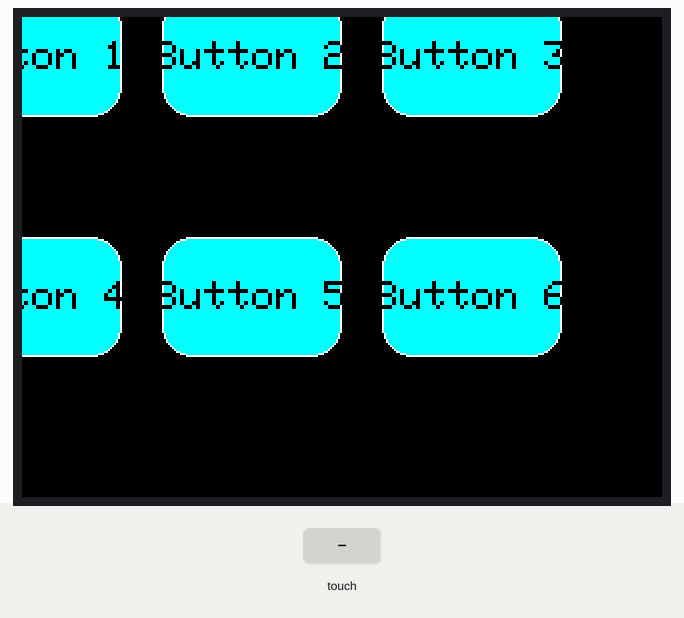
A sketch run on a simulated Arduino Uno, built with avr-gcc and run on an emulated ATmega328P. On the bench: 320×240 colour display. The inputs (shaded band) are chosen by the test bench. What the sketch prints to the serial monitor is not drawn.

Above: at 1.4 s.
1.5 s: touch panel pressed at 13 % / 10 % of its raw x / y range
At 2.5 s:
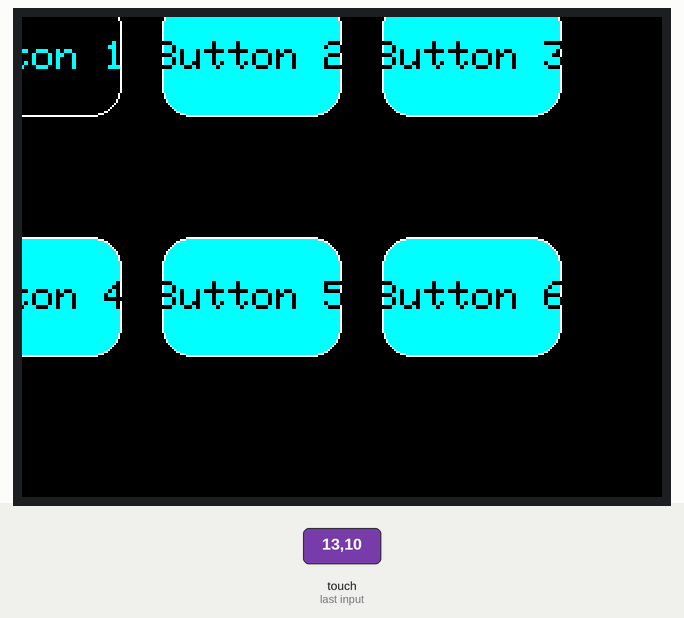
3.0 s: touch panel pressed at 62 % / 10 % of its raw x / y range
At 3.9 s:
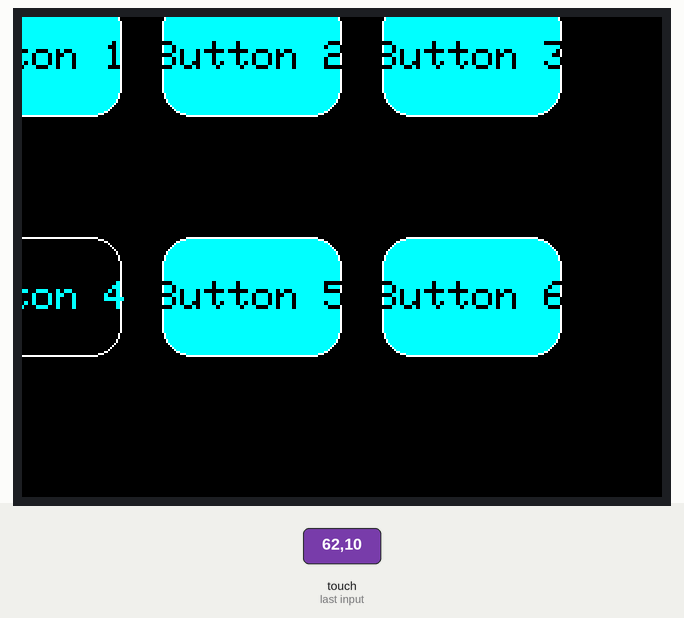
Timing chart, 0 to 6.0 s (numbered marks = the images above; inputs shaded):
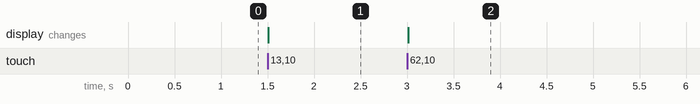

The sketch:

Arduino_StreamDeck.ino
```cpp
#include <TouchScreen.h>
#include <Adafruit_GFX.h>
#include <MCUFRIEND_kbv.h>

MCUFRIEND_kbv tft;

#define TS_MINX 100
#define TS_MINY 120
#define TS_MAXX 940
#define TS_MAXY 920

#define MINPRESSURE 10
#define MAXPRESSURE 1000
const int XP = 8, XM = A2, YP = A3, YM = 9; // Ajuste conforme a sua configuração

TouchScreen ts = TouchScreen(XP, YP, XM, YM, 300);

#define XP 8
#define XM A2
#define YP A3
#define YM 9

#define BLACK   0x0000
#define WHITE   0xFFFF
#define CYAN    0x07FF

#define BUTTON_WIDTH 90
#define BUTTON_HEIGHT 60
#define BUTTON_RADIUS 7
#define BUTTON_MARGIN 20

bool buttonState[6] = {false, false, false, false, false, false}; // Estado inicial: todos desligados

Adafruit_GFX_Button buttons[6];
void setup() {
  Serial.begin(9600);
  uint16_t ID = tft.readID();
  if (ID == 0xD3D3) ID = 0x9486;
  tft.begin(ID);
  tft.setRotation(3);
  tft.fillScreen(BLACK);

  int screenWidth = tft.width();
  int screenHeight = tft.height();

  // Configuração dos botões na parte superior
  for (int i = 0; i < 3; i++) {
    int buttonX = (screenWidth - 3 * BUTTON_WIDTH - 2 * BUTTON_MARGIN) / 2 + i * (BUTTON_WIDTH + BUTTON_MARGIN);
    int buttonY = 20;
    buttons[i].initButton(&tft, buttonX, buttonY, BUTTON_WIDTH, BUTTON_HEIGHT, WHITE, CYAN, BLACK, ("Button " + String(i + 1)).c_str(), 2);
    buttons[i].drawButton(false);
  }

  // Configuração dos botões na parte inferior
  for (int i = 3; i < 6; i++) {
    int buttonX = (screenWidth - 3 * BUTTON_WIDTH - 2 * BUTTON_MARGIN) / 2 + (i - 3) * (BUTTON_WIDTH + BUTTON_MARGIN);
    int buttonY = screenHeight - 100;
    buttons[i].initButton(&tft, buttonX, buttonY, BUTTON_WIDTH, BUTTON_HEIGHT, WHITE, CYAN, BLACK, ("Button " + String(i + 1)).c_str(), 2);
    buttons[i].drawButton(false);
  }
}

void loop() {
  TSPoint p = ts.getPoint();

  pinMode(YP, OUTPUT);
  pinMode(XM, OUTPUT);
  digitalWrite(YP, HIGH);
  digitalWrite(XM, HIGH);

  bool touched = (p.z > MINPRESSURE && p.z < MAXPRESSURE);

  if (touched) {
    int16_t screen_x = map(p.y, TS_MINX, TS_MAXX, 0, tft.width());
    int16_t screen_y = map(p.x, TS_MINY, TS_MAXY, 0, tft.height());

    for (int i = 0; i < 6; i++) {
      if (buttons[i].contains(screen_x, screen_y)) {
        buttons[i].press(true);
      } else {
        buttons[i].press(false);
      }
    }
  }

  for (int i = 0; i < 6; i++) {
    if (buttons[i].justReleased()) {
      buttons[i].drawButton();
    }
    if (buttons[i].justPressed()) {
      buttons[i].drawButton(true);
      buttonState[i] = !buttonState[i]; // Inverte o estado ao pressionar
      handleButtonPress(i);
    }
  }
}

void handleButtonPress(int buttonIndex) {
  // Adicione lógica específica para cada botão aqui
  Serial.print("Button ");
  Serial.print(buttonIndex + 1);
  Serial.print(" switched ");
  Serial.println(buttonState[buttonIndex] ? "ON" : "OFF");
}
```

Measured:
- after the input at 1.5 s, the display: changes at once (image 1)
- after the input at 3.0 s, the display: changes at once (image 2)
